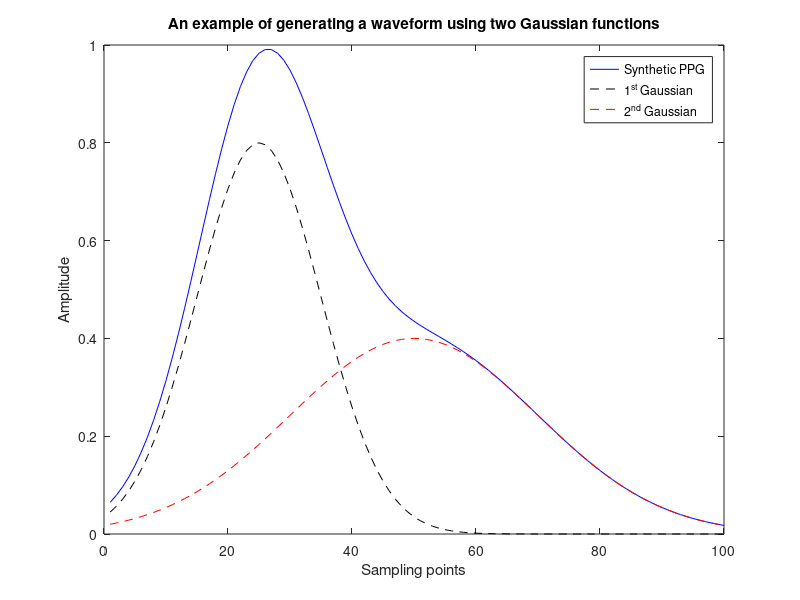

Write MATLAB code to recreate this figure.
%Mô phỏng tín hiệu PPG bằng kết hợp 2 hàm phân phối chuẩn Gaussian  
a = [0.8,0.4] %Chiều cao của đỉnh 0.8 hoặc 0.4
mu = [25,50] %Trung tâm của đỉnh 25 hoặc 50
sigma = [10,20] %Độ lệch chuẩn 10 hoặc 20
x = 1:1:100
y1 = a(1) * exp(-(((x-mu(1))/sigma(1)).^2)/2)
y2 = a(2) * exp(-(((x-mu(2))/sigma(2)).^2)/2)
y = y1 + y2%Kết hợp 2 hàm Gau
figure; plot(x,y,'b')
hold on; plot(x,y1,'k--');plot(x,y2,'r--')
xlabel("Sampling points")
ylabel("Amplitude")
legend("Synthetic PPG","1^{st} Gaussian","2^{nd} Gaussian ")
title("An example of generating a waveform using two Gaussian functions");